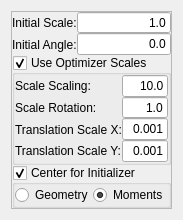
<?xml version="1.0" encoding="UTF-8"?>
<ui version="4.0">
 <class>QmitkSimilarity2DTransformControls</class>
 <widget class="QWidget" name="QmitkSimilarity2DTransformControls">
  <property name="geometry">
   <rect>
    <x>0</x>
    <y>0</y>
    <width>173</width>
    <height>220</height>
   </rect>
  </property>
  <property name="windowTitle">
   <string>Form</string>
  </property>
  <layout class="QVBoxLayout" name="verticalLayout">
   <item>
    <widget class="QFrame" name="m_Similarity2DTransformFrame">
     <property name="frameShape">
      <enum>QFrame::StyledPanel</enum>
     </property>
     <property name="frameShadow">
      <enum>QFrame::Raised</enum>
     </property>
     <layout class="QVBoxLayout" name="verticalLayout_90">
      <property name="spacing">
       <number>0</number>
      </property>
      <property name="margin">
       <number>0</number>
      </property>
      <item>
       <layout class="QHBoxLayout" name="_174">
        <item>
         <layout class="QVBoxLayout" name="_175">
          <item>
           <widget class="QLabel" name="textLabel1_7">
            <property name="font">
             <font>
              <weight>50</weight>
              <bold>false</bold>
             </font>
            </property>
            <property name="text">
             <string>Initial Scale:</string>
            </property>
            <property name="wordWrap">
             <bool>false</bool>
            </property>
           </widget>
          </item>
          <item>
           <widget class="QLabel" name="textLabel2_5">
            <property name="font">
             <font>
              <weight>50</weight>
              <bold>false</bold>
             </font>
            </property>
            <property name="text">
             <string>Initial Angle:</string>
            </property>
            <property name="wordWrap">
             <bool>false</bool>
            </property>
           </widget>
          </item>
         </layout>
        </item>
        <item>
         <layout class="QVBoxLayout" name="_176">
          <item>
           <widget class="QLineEdit" name="m_InitialScaleSimilarity2D">
            <property name="minimumSize">
             <size>
              <width>0</width>
              <height>20</height>
             </size>
            </property>
            <property name="font">
             <font>
              <weight>50</weight>
              <bold>false</bold>
             </font>
            </property>
            <property name="text">
             <string>1.0</string>
            </property>
            <property name="alignment">
             <set>Qt::AlignRight</set>
            </property>
           </widget>
          </item>
          <item>
           <widget class="QLineEdit" name="m_AngleSimilarity2D">
            <property name="minimumSize">
             <size>
              <width>0</width>
              <height>20</height>
             </size>
            </property>
            <property name="font">
             <font>
              <weight>50</weight>
              <bold>false</bold>
             </font>
            </property>
            <property name="text">
             <string>0.0</string>
            </property>
            <property name="alignment">
             <set>Qt::AlignRight</set>
            </property>
           </widget>
          </item>
         </layout>
        </item>
       </layout>
      </item>
      <item>
       <widget class="QGroupBox" name="m_UseOptimizerScalesSimilarity2D">
        <property name="title">
         <string>Use Optimizer Scales</string>
        </property>
        <property name="flat">
         <bool>true</bool>
        </property>
        <property name="checkable">
         <bool>true</bool>
        </property>
        <layout class="QVBoxLayout" name="verticalLayout_89">
         <property name="spacing">
          <number>0</number>
         </property>
         <property name="margin">
          <number>0</number>
         </property>
         <item>
          <layout class="QHBoxLayout" name="_178">
           <item>
            <layout class="QVBoxLayout" name="_179">
             <item>
              <widget class="QLabel" name="textLabel2_6_3_3_2_2_2_3_4_2_3">
               <property name="font">
                <font>
                 <weight>50</weight>
                 <bold>false</bold>
                </font>
               </property>
               <property name="text">
                <string>Scale Scaling:</string>
               </property>
               <property name="wordWrap">
                <bool>false</bool>
               </property>
              </widget>
             </item>
             <item>
              <widget class="QLabel" name="textLabel3_5_3_3_2_2_2_3_4_2_2">
               <property name="font">
                <font>
                 <weight>50</weight>
                 <bold>false</bold>
                </font>
               </property>
               <property name="text">
                <string>Scale Rotation:</string>
               </property>
               <property name="wordWrap">
                <bool>false</bool>
               </property>
              </widget>
             </item>
             <item>
              <widget class="QLabel" name="textLabel11_3_2_2_2_3_3_3_3">
               <property name="font">
                <font>
                 <weight>50</weight>
                 <bold>false</bold>
                </font>
               </property>
               <property name="text">
                <string>Translation Scale X:</string>
               </property>
               <property name="wordWrap">
                <bool>false</bool>
               </property>
              </widget>
             </item>
             <item>
              <widget class="QLabel" name="textLabel12_3_2_2_2_3_3_3_3">
               <property name="font">
                <font>
                 <weight>50</weight>
                 <bold>false</bold>
                </font>
               </property>
               <property name="text">
                <string>Translation Scale Y:</string>
               </property>
               <property name="wordWrap">
                <bool>false</bool>
               </property>
              </widget>
             </item>
            </layout>
           </item>
           <item>
            <layout class="QVBoxLayout" name="_180">
             <item>
              <widget class="QLineEdit" name="m_ScalingScaleSimilarity2D">
               <property name="minimumSize">
                <size>
                 <width>0</width>
                 <height>20</height>
                </size>
               </property>
               <property name="font">
                <font>
                 <weight>50</weight>
                 <bold>false</bold>
                </font>
               </property>
               <property name="text">
                <string>10.0</string>
               </property>
               <property name="alignment">
                <set>Qt::AlignRight</set>
               </property>
              </widget>
             </item>
             <item>
              <widget class="QLineEdit" name="m_RotationScaleSimilarity2D">
               <property name="minimumSize">
                <size>
                 <width>0</width>
                 <height>20</height>
                </size>
               </property>
               <property name="font">
                <font>
                 <weight>50</weight>
                 <bold>false</bold>
                </font>
               </property>
               <property name="text">
                <string>1.0</string>
               </property>
               <property name="alignment">
                <set>Qt::AlignRight</set>
               </property>
              </widget>
             </item>
             <item>
              <widget class="QLineEdit" name="m_TranslationXScaleSimilarity2D">
               <property name="minimumSize">
                <size>
                 <width>0</width>
                 <height>20</height>
                </size>
               </property>
               <property name="font">
                <font>
                 <weight>50</weight>
                 <bold>false</bold>
                </font>
               </property>
               <property name="text">
                <string>0.001</string>
               </property>
               <property name="alignment">
                <set>Qt::AlignRight</set>
               </property>
              </widget>
             </item>
             <item>
              <widget class="QLineEdit" name="m_TranslationYScaleSimilarity2D">
               <property name="minimumSize">
                <size>
                 <width>0</width>
                 <height>20</height>
                </size>
               </property>
               <property name="font">
                <font>
                 <weight>50</weight>
                 <bold>false</bold>
                </font>
               </property>
               <property name="text">
                <string>0.001</string>
               </property>
               <property name="alignment">
                <set>Qt::AlignRight</set>
               </property>
              </widget>
             </item>
            </layout>
           </item>
          </layout>
         </item>
        </layout>
       </widget>
      </item>
      <item>
       <widget class="QGroupBox" name="m_CenterForInitializerSimilarity2D">
        <property name="title">
         <string>Center for Initializer</string>
        </property>
        <property name="flat">
         <bool>true</bool>
        </property>
        <property name="checkable">
         <bool>true</bool>
        </property>
        <layout class="QHBoxLayout" name="horizontalLayout_14">
         <property name="spacing">
          <number>0</number>
         </property>
         <property name="margin">
          <number>0</number>
         </property>
         <item>
          <widget class="QRadioButton" name="m_GeometrySimilarity2D">
           <property name="enabled">
            <bool>true</bool>
           </property>
           <property name="minimumSize">
            <size>
             <width>0</width>
             <height>20</height>
            </size>
           </property>
           <property name="font">
            <font>
             <weight>50</weight>
             <bold>false</bold>
            </font>
           </property>
           <property name="text">
            <string>Geometry</string>
           </property>
          </widget>
         </item>
         <item>
          <widget class="QRadioButton" name="m_MomentsSimilarity2D">
           <property name="enabled">
            <bool>true</bool>
           </property>
           <property name="minimumSize">
            <size>
             <width>0</width>
             <height>20</height>
            </size>
           </property>
           <property name="font">
            <font>
             <weight>50</weight>
             <bold>false</bold>
            </font>
           </property>
           <property name="text">
            <string>Moments</string>
           </property>
           <property name="checked">
            <bool>true</bool>
           </property>
          </widget>
         </item>
        </layout>
       </widget>
      </item>
     </layout>
    </widget>
   </item>
  </layout>
 </widget>
 <resources/>
 <connections/>
</ui>
